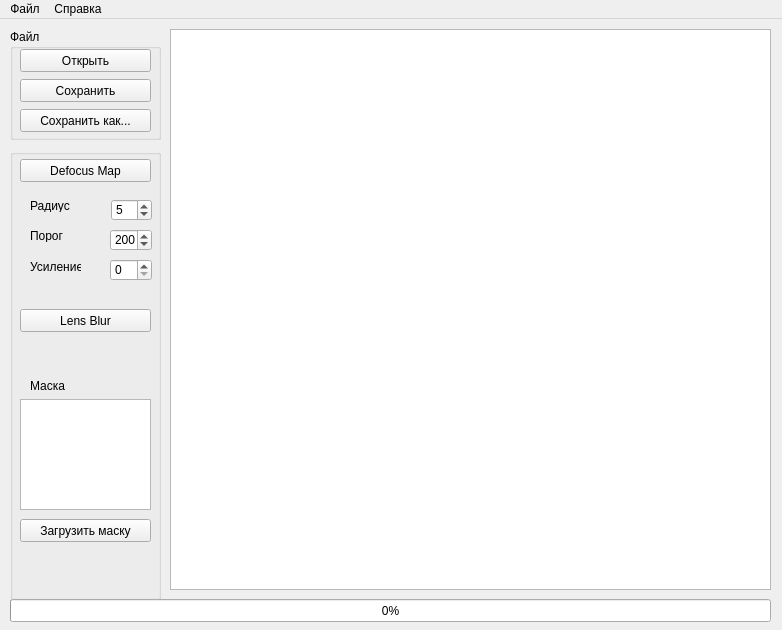
<?xml version="1.0" encoding="UTF-8"?>
<ui version="4.0">
 <class>GUIClass</class>
 <widget class="QMainWindow" name="GUIClass">
  <property name="geometry">
   <rect>
    <x>0</x>
    <y>0</y>
    <width>782</width>
    <height>630</height>
   </rect>
  </property>
  <property name="windowTitle">
   <string>Bokeh editor</string>
  </property>
  <property name="windowIcon">
   <iconset resource="gui.qrc">
    <normaloff>:/GUI/Resources/mainicon.png</normaloff>:/GUI/Resources/mainicon.png</iconset>
  </property>
  <widget class="QWidget" name="centralWidget">
   <widget class="QGroupBox" name="gbImage">
    <property name="geometry">
     <rect>
      <x>10</x>
      <y>10</y>
      <width>151</width>
      <height>111</height>
     </rect>
    </property>
    <property name="title">
     <string>Файл</string>
    </property>
    <widget class="QPushButton" name="btnOpen">
     <property name="geometry">
      <rect>
       <x>10</x>
       <y>20</y>
       <width>131</width>
       <height>23</height>
      </rect>
     </property>
     <property name="text">
      <string>Открыть</string>
     </property>
    </widget>
    <widget class="QPushButton" name="btnSave">
     <property name="geometry">
      <rect>
       <x>10</x>
       <y>50</y>
       <width>131</width>
       <height>23</height>
      </rect>
     </property>
     <property name="text">
      <string>Сохранить</string>
     </property>
    </widget>
    <widget class="QPushButton" name="btnSaveAs">
     <property name="geometry">
      <rect>
       <x>10</x>
       <y>80</y>
       <width>131</width>
       <height>23</height>
      </rect>
     </property>
     <property name="text">
      <string>Сохранить как...</string>
     </property>
    </widget>
   </widget>
   <widget class="QGroupBox" name="gbFilters">
    <property name="geometry">
     <rect>
      <x>10</x>
      <y>130</y>
      <width>151</width>
      <height>451</height>
     </rect>
    </property>
    <property name="title">
     <string/>
    </property>
    <widget class="QPushButton" name="btnMatr">
     <property name="geometry">
      <rect>
       <x>10</x>
       <y>10</y>
       <width>131</width>
       <height>23</height>
      </rect>
     </property>
     <property name="text">
      <string>Defocus Map</string>
     </property>
    </widget>
    <widget class="QSpinBox" name="spinBox">
     <property name="geometry">
      <rect>
       <x>101</x>
       <y>50</y>
       <width>41</width>
       <height>22</height>
      </rect>
     </property>
     <property name="minimum">
      <number>1</number>
     </property>
     <property name="maximum">
      <number>30</number>
     </property>
     <property name="value">
      <number>5</number>
     </property>
    </widget>
    <widget class="QLabel" name="label">
     <property name="geometry">
      <rect>
       <x>20</x>
       <y>50</y>
       <width>46</width>
       <height>13</height>
      </rect>
     </property>
     <property name="text">
      <string>Радиус</string>
     </property>
    </widget>
    <widget class="QLabel" name="label_2">
     <property name="geometry">
      <rect>
       <x>20</x>
       <y>80</y>
       <width>46</width>
       <height>13</height>
      </rect>
     </property>
     <property name="text">
      <string>Порог</string>
     </property>
    </widget>
    <widget class="QSpinBox" name="spinBox_2">
     <property name="geometry">
      <rect>
       <x>100</x>
       <y>80</y>
       <width>42</width>
       <height>22</height>
      </rect>
     </property>
     <property name="minimum">
      <number>1</number>
     </property>
     <property name="maximum">
      <number>256</number>
     </property>
     <property name="value">
      <number>200</number>
     </property>
    </widget>
    <widget class="QPushButton" name="btnBlur">
     <property name="geometry">
      <rect>
       <x>10</x>
       <y>160</y>
       <width>131</width>
       <height>23</height>
      </rect>
     </property>
     <property name="text">
      <string>Lens Blur</string>
     </property>
    </widget>
    <widget class="QSpinBox" name="spinBox_3">
     <property name="geometry">
      <rect>
       <x>100</x>
       <y>110</y>
       <width>42</width>
       <height>22</height>
      </rect>
     </property>
     <property name="maximum">
      <number>100</number>
     </property>
    </widget>
    <widget class="QLabel" name="label_3">
     <property name="geometry">
      <rect>
       <x>20</x>
       <y>110</y>
       <width>51</width>
       <height>16</height>
      </rect>
     </property>
     <property name="text">
      <string>Усиление</string>
     </property>
    </widget>
    <widget class="QGraphicsView" name="gvMask">
     <property name="geometry">
      <rect>
       <x>10</x>
       <y>250</y>
       <width>131</width>
       <height>111</height>
      </rect>
     </property>
    </widget>
    <widget class="QLabel" name="label_4">
     <property name="geometry">
      <rect>
       <x>20</x>
       <y>230</y>
       <width>46</width>
       <height>13</height>
      </rect>
     </property>
     <property name="text">
      <string>Маска</string>
     </property>
    </widget>
    <widget class="QPushButton" name="btnLoadMask">
     <property name="geometry">
      <rect>
       <x>10</x>
       <y>370</y>
       <width>131</width>
       <height>23</height>
      </rect>
     </property>
     <property name="text">
      <string>Загрузить маску</string>
     </property>
    </widget>
   </widget>
   <widget class="QGraphicsView" name="gvMain">
    <property name="geometry">
     <rect>
      <x>170</x>
      <y>10</y>
      <width>601</width>
      <height>561</height>
     </rect>
    </property>
   </widget>
   <widget class="QProgressBar" name="pbMain">
    <property name="geometry">
     <rect>
      <x>10</x>
      <y>580</y>
      <width>761</width>
      <height>23</height>
     </rect>
    </property>
    <property name="value">
     <number>0</number>
    </property>
    <property name="textVisible">
     <bool>true</bool>
    </property>
    <property name="invertedAppearance">
     <bool>false</bool>
    </property>
    <property name="format">
     <string>%p%</string>
    </property>
   </widget>
  </widget>
  <widget class="QMenuBar" name="menuBar">
   <property name="geometry">
    <rect>
     <x>0</x>
     <y>0</y>
     <width>782</width>
     <height>21</height>
    </rect>
   </property>
   <widget class="QMenu" name="menu">
    <property name="title">
     <string>Файл</string>
    </property>
    <addaction name="mnuOpen"/>
    <addaction name="mnuSave"/>
    <addaction name="mnuSaveAs"/>
    <addaction name="separator"/>
    <addaction name="action_6"/>
   </widget>
   <widget class="QMenu" name="menu_3">
    <property name="title">
     <string>Справка</string>
    </property>
    <addaction name="action_9"/>
   </widget>
   <addaction name="menu"/>
   <addaction name="menu_3"/>
  </widget>
  <action name="mnuOpen">
   <property name="text">
    <string>Открыть</string>
   </property>
  </action>
  <action name="mnuSave">
   <property name="text">
    <string>Сохранить</string>
   </property>
  </action>
  <action name="mnuSaveAs">
   <property name="text">
    <string>Сохранить как</string>
   </property>
  </action>
  <action name="action_4">
   <property name="text">
    <string>-</string>
   </property>
  </action>
  <action name="action_6">
   <property name="text">
    <string>Выход</string>
   </property>
  </action>
  <action name="mnuGray">
   <property name="text">
    <string>&quot;Серый мир&quot;</string>
   </property>
  </action>
  <action name="mnuMedian">
   <property name="text">
    <string>Медианная фильтрация</string>
   </property>
  </action>
  <action name="action_9">
   <property name="text">
    <string>О программе</string>
   </property>
  </action>
  <action name="mnuGrayscale">
   <property name="text">
    <string>Grayscale</string>
   </property>
  </action>
  <action name="mnuCanCor">
   <property name="text">
    <string>Поканальная коррекция</string>
   </property>
  </action>
  <action name="mnuLinCor">
   <property name="text">
    <string>Линейная коррекция</string>
   </property>
  </action>
  <action name="mnuMatr">
   <property name="text">
    <string>Матрица свертки (произвольное линейное преобразование)</string>
   </property>
  </action>
 </widget>
 <layoutdefault spacing="6" margin="11"/>
 <resources>
  <include location="gui.qrc"/>
 </resources>
 <connections/>
</ui>
